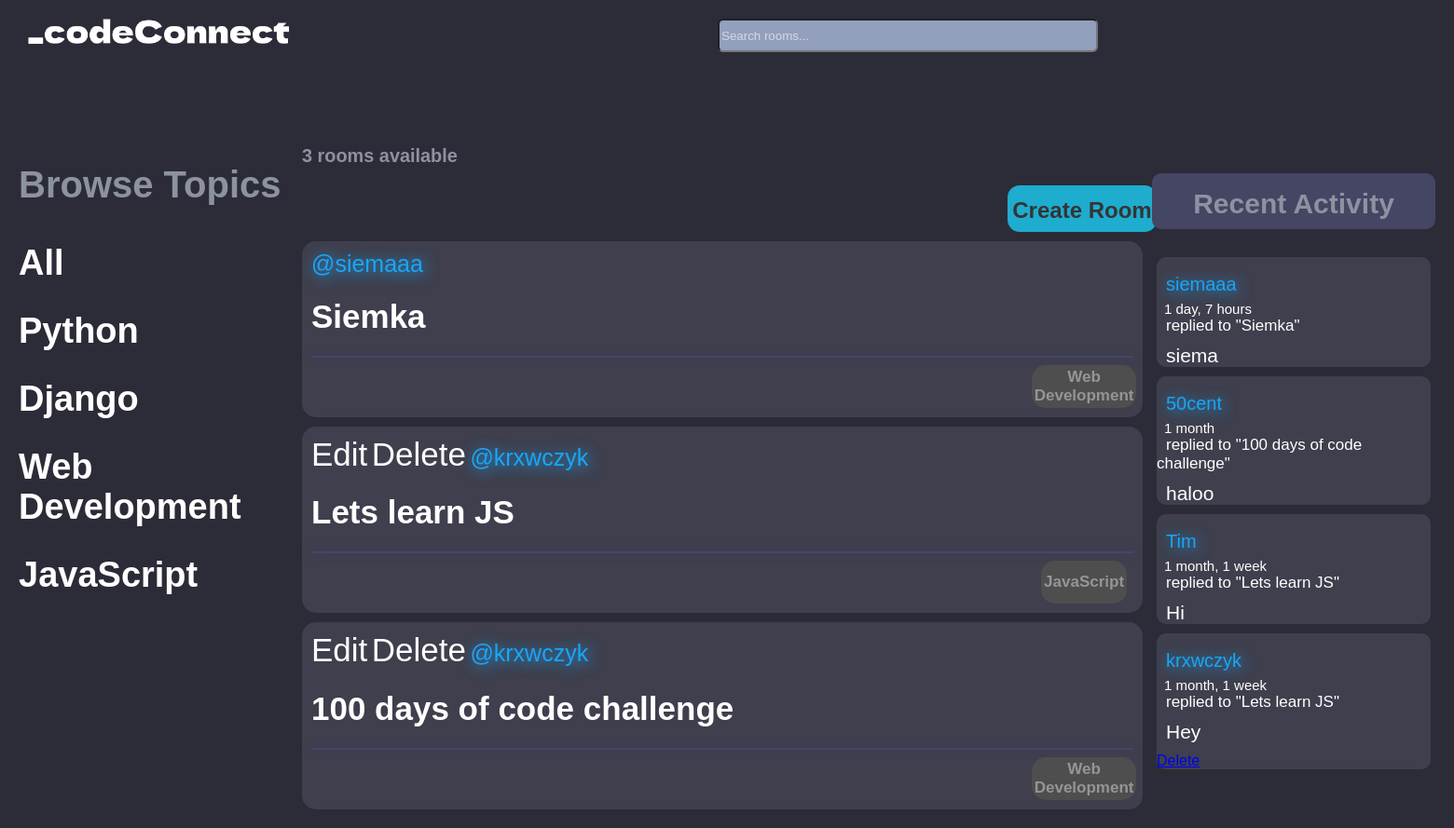
The app's page / (signed in) with its own data.
### base/models.py (models this page shows)
class Topic(models.Model):
    name = models.CharField(max_length=200)
    def __str__(self):
        return self.name

class Room(models.Model):
    host = models.ForeignKey(User, on_delete=models.SET_NULL, null=True)
    topic = models.ForeignKey(Topic, on_delete=models.SET_NULL, null=True)
    name = models.CharField(max_length=200)
    description = models.TextField(null=True, blank=True)
    participants = models.ManyToManyField(User, related_name='participants', blank=True)
    updated = models.DateTimeField(auto_now=True)
    created = models.DateTimeField(auto_now_add=True)
    class Meta:
        ordering = ['-updated', '-created']
    def __str__(self):
        return self.name

class Message(models.Model):
    user = models.ForeignKey(User, on_delete=models.CASCADE)
    room = models.ForeignKey(Room, on_delete=models.CASCADE)
    body = models.TextField()
    updated = models.DateTimeField(auto_now=True)
    created = models.DateTimeField(auto_now_add=True)
    class Meta:
        ordering = ['-updated', '-created']
    def __str__(self):
        return self.body[0:50]

### base/views.py (the view)
# urls.py: path('', views.home, name="home"),
def home(request):
    q = request.GET.get('q') if request.GET.get('q') != None else ''
    rooms = Room.objects.filter(
        Q(topic__name__icontains=q) |
        Q(name__icontains=q) |
        Q(description__icontains=q)
        )
    topics = Topic.objects.all()
    room_count = rooms.count()
    room_messages = Message.objects.all()
    context = {'rooms': rooms, 'topics':topics,
               'room_count': room_count,
               'room_messages':room_messages}
    return render(request, 'base/home.html', context)

### base/templates/base/home.html
{% extends 'main.html' %}
{% block content %}
<div class="home-container">
    <div class="topics">
        <h3>Browse Topics</h3>
        <div class="topic_name">
            <a href="{% url 'home' %}">All</a>
        </div>
        {% for topic in topics %}
            <div class="topic_name">
                <a href="{% url 'home' %}?q={{topic.name}}">{{topic.name}}</a>
            </div>
        {% endfor %}
    </div>
    <div class="available">
        <div class="create">
        <h3>{{room_count}} rooms available</h3>
        <div class="btn"><a href="{% url 'create-room' %}">Create Room</a></div>
        </div>
        <div class="rooms">
            {% for room in rooms %}
            <div class="room">
                {% if request.user == room.host %}
                <a href="{% url 'update-room' room.id %}">Edit</a>
                <a href="{% url 'delete-room' room.id %}">Delete</a>
                {% endif %}
                <span>@{{room.host.username}}</span>
                <h5><a href="/room/{{room.id}}">{{room.name}}</a></h5>
                <hr>
                <div class="room_topic"><small>{{room.topic}}</small></div>
            </div>
            {% endfor %}
        </div>
    </div>
    <div class="activity">
        <h3>Recent Activity</h3>
        {% for message in room_messages %}
            <div class="message">
                <small><div class="user">{{message.user}}</div><div class="time"> {{message.created|timesince}}</div></small>
                <small class="reply">replied to "{{message.room}}"</small>
                <p>{{message}}</p>
                {% if request.user == message.user %}
                <a href="{% url 'delete-message' message.id %}">Delete</a>
                {% endif %}
            </div>
        {% endfor %}
    </div>
</div>
{% endblock %}

### static/css/style.css (style rules this page uses)
body { background-color: rgb(44, 44, 56); font-family: arial; margin: 20px; }
.home-container { display:grid; grid-template-columns: 1fr 3fr 1fr; }
.topics h3 { color:rgb(141, 146, 160); font-size: 40px; }
.topic_name a { text-decoration: none; color:rgb(255, 255, 255); font-size: 38px; font-weight: 600; }
.room { border: none; margin-top: 10px; border-radius: 15px; padding: 10px ; margin-right: 10px; background-color: rgb(63, 63, 77); }
.room a { text-decoration: none; color: white; font-size: 35px; }
.room span { color:rgb(25, 166, 248); font-size: 25px; text-shadow: 2px 2px 15px rgb(25, 166, 248); }
.room small { display: flex; justify-content: right; border: none; padding: 3px; border-radius: 15px; margin-left: 88%; align-items: center; font-size: 17px; background-color: rgb(78, 78, 78); color:rgb(149, 149, 153); font-weight: 700; height: 40px; }
.room .room_topic { display: flex; justify-content: center; text-align: center; }
.topic_name { margin-top: 30px; }
.room hr { border:1px solid rgb(70, 70, 97); box-shadow: 0 0 10px rgba(59, 59, 170, 0.5) }
.message { border: none; margin:5px; border-radius: 10px; background-color: rgb(63, 63, 77); }
.activity { color: white; border: none; border-radius: 10px; margin-top: 80px }
.message small { margin: 5px; }
.message .user { color: rgb(25, 166, 248);; margin-left: 10px; text-shadow: 2px 2px 15px rgb(25, 166, 248); font-size: 20px; padding-bottom: 6px; }
.activity h3 { border-radius: 10px; height: 60px; text-align: center; line-height: 65px; font-size: 30px; margin-top: 0px; background-color: rgb(69, 69, 100); color:rgb(141, 146, 160); }
::placeholder { color: rgb(216, 216, 216); opacity: 1; }
.topics { margin-top: 30px; }
.available { margin-top:30px; }
.time { margin-left: 8px; font-size: 15px; }
.reply { font-size: 17px; }
.message p { margin-left: 10px; margin: 10px; font-size: 21px; }
.create { color: rgb(141, 146, 160); font-size: 17px; }
.create .btn { width: 160px; font-size: 24px; height: 50px; background-color: rgb(30, 172, 207); border-radius: 13px; line-height: 54px; text-align: center; margin-left: 83%; margin-bottom: 7px; font-weight: 600; }
.btn a { text-decoration: none; color: rgb(53, 53, 53); }
.user { color: rgb(25, 166, 248); margin-left: 2px; text-shadow: 2px 2px 15px rgb(25, 166, 248); font-size: 20px; padding-bottom: 5px; }

### records on screen
Topic: name "Python"
Topic: name "Django"
Topic: name "Web Development"
Topic: name "JavaScript"
Room: host.username "siemaaa", name "Siemka", topic "Web Development"
Room: shows "Edit", host.username "krxwczyk", name "Lets learn JS", topic "JavaScript"
Room: shows "Edit", host.username "krxwczyk", name "100 days of code challenge", topic "Web Development"
Message: user "siemaaa", created "1 day, 7 hours", room "Siemka", body "siema"
Message: user "50cent", created "1 month", room "100 days of code challenge", body "haloo"
Message: user "Tim", created "1 month, 1 week", room "Lets learn JS", body "Hi"
Message: user "krxwczyk", created "1 month, 1 week", room "Lets learn JS", body "Hey", shows "Delete"

### other values on screen
{{ room_count }} "3"
